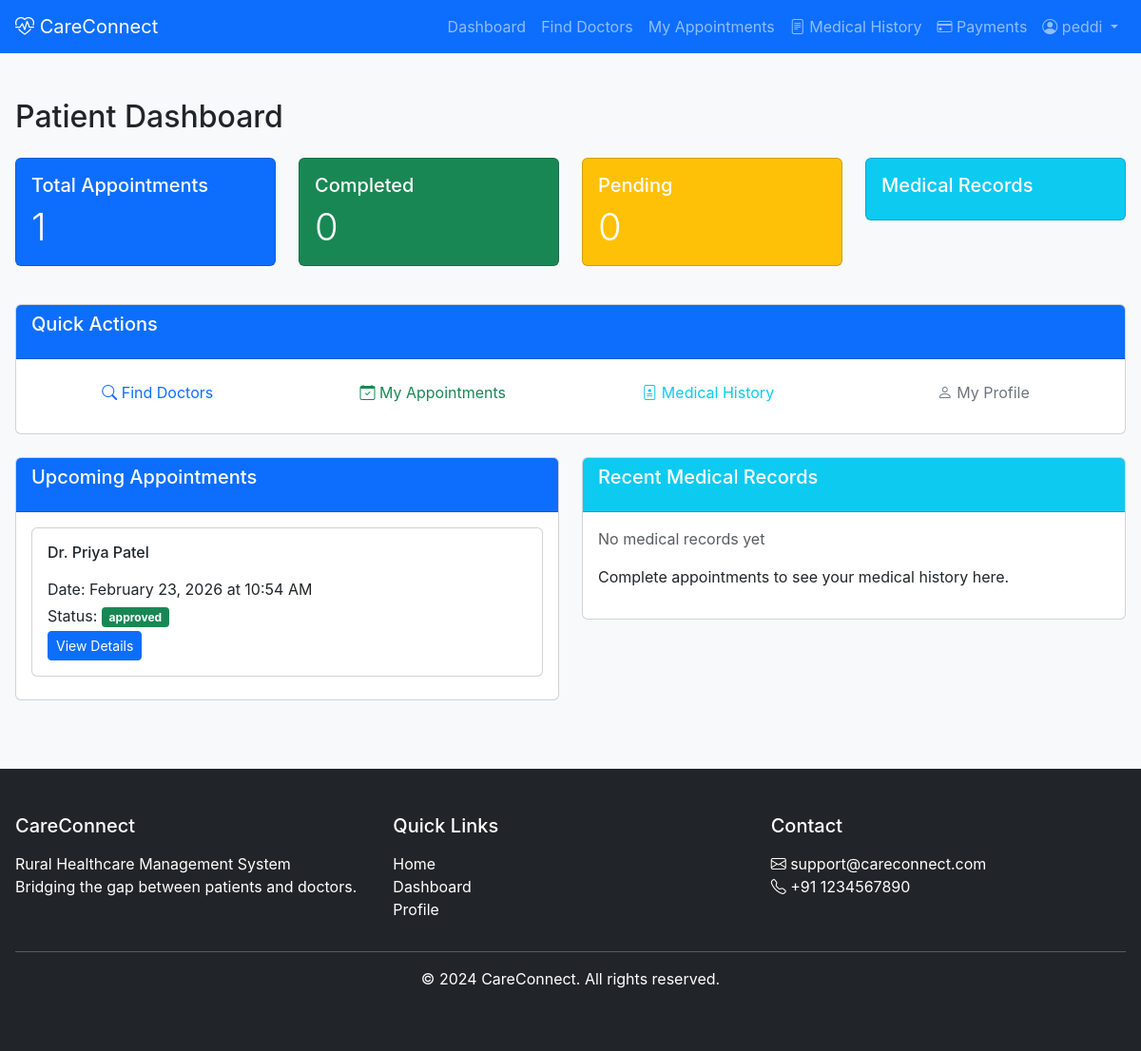
/patient/dashboard/ (signed in), run on the app's committed database.
### patient/models.py (models this page shows, shortened)
class Appointment(models.Model):
    STATUS_CHOICES = (
        ('pending', 'Pending'),
        ('approved', 'Approved'),
        ('rejected', 'Rejected'),
        ('completed', 'Completed'),
        ('cancelled', 'Cancelled'),
    )
    patient = models.ForeignKey(User, on_delete=models.CASCADE, related_name='patient_appointments')
    doctor = models.ForeignKey(Doctor, on_delete=models.CASCADE, related_name='doctor_appointments')
    appointment_date = models.DateField()
    appointment_time = models.TimeField()
    symptoms = models.TextField()
    status = models.CharField(max_length=10, choices=STATUS_CHOICES, default='pending')
    created_at = models.DateTimeField(auto_now_add=True)
    updated_at = models.DateTimeField(auto_now=True)
    class Meta:
        ordering = ['-appointment_date', '-appointment_time']

class Doctor(models.Model):
    user = models.OneToOneField(User, on_delete=models.CASCADE, related_name='doctor_profile')
    specialty = models.CharField(max_length=100)
    hospital = models.ForeignKey(Hospital, on_delete=models.SET_NULL, null=True)
    qualification = models.CharField(max_length=200)
    experience_years = models.IntegerField(default=0)
    consultation_fee = models.DecimalField(max_digits=10, decimal_places=2, default=0)
    is_verified = models.BooleanField(default=False)
    is_available = models.BooleanField(default=True)

### patient/views.py (the view)
# urls.py: path('dashboard/', views.dashboard, name='dashboard'),
@login_required
@patient_required
def dashboard(request):
    today = date.today()
    upcoming_appointments = Appointment.objects.filter(
        patient=request.user,
        appointment_date__gte=today,
        status__in=['pending', 'approved']
    ).order_by('appointment_date', 'appointment_time')[:5]
    past_appointments = Appointment.objects.filter(
        patient=request.user,
        status='completed'
    ).order_by('-appointment_date')[:5]
    total_appointments = Appointment.objects.filter(patient=request.user).count()
    completed_count = Appointment.objects.filter(
        patient=request.user,
        status='completed'
    ).count()
    pending_count = Appointment.objects.filter(
        patient=request.user,
        status='pending'
    ).count()
    cancelled_count = Appointment.objects.filter(
        patient=request.user,
        status='cancelled'
    ).count()
    context = {
        'upcoming_appointments': upcoming_appointments,
        'past_appointments': past_appointments,
        'total_appointments': total_appointments,
        'completed_appointments': completed_count,
        'pending_appointments': pending_count,
        'cancelled_appointments': cancelled_count,
    }
    return render(request, 'patient/dashboard.html', context)

### patient/templates/patient/dashboard.html (shortened to what this page needs)
{% extends 'base.html' %}
{% block content %}
<div class="container mt-4">
    <h2>Patient Dashboard</h2>
    <div class="row mt-4">
        <div class="col-md-3">
            <div class="card text-white bg-primary mb-3">
                <div class="card-body">
                    <h5 class="card-title">Total Appointments</h5>
                    <p class="card-text display-6">{{ total_appointments }}</p>
                </div>
            </div>
        </div>
        <div class="col-md-3">
            <div class="card text-white bg-success mb-3">
                <div class="card-body">
                    <h5 class="card-title">Completed</h5>
                    <p class="card-text display-6">{{ completed_appointments }}</p>
                </div>
            </div>
        </div>
        <div class="col-md-3">
            <div class="card text-white bg-warning mb-3">
                <div class="card-body">
                    <h5 class="card-title">Pending</h5>
                    <p class="card-text display-6">{{ pending_appointments }}</p>
                </div>
            </div>
        </div>
        <div class="col-md-3">
            <div class="card text-white bg-info mb-3">
                <div class="card-body">
                    <h5 class="card-title">Medical Records</h5>
                </div>
            </div>
        </div>
    </div>
    <div class="row mt-4 mb-4">
        <div class="col-md-12">
            <div class="card">
                <div class="card-header bg-primary text-white">
                    <h5>Quick Actions</h5>
                </div>
                <div class="card-body">
                    <div class="row">
                        <div class="col-md-3 mb-2">
                            <a href="{% url 'search_doctors' %}" class="btn btn-outline-primary w-100">
                                <i class="bi bi-search"></i> Find Doctors
                            </a>
                        </div>
                        <div class="col-md-3 mb-2">
                            <a href="{% url 'my_appointments' %}" class="btn btn-outline-success w-100">
                                <i class="bi bi-calendar-check"></i> My Appointments
                            </a>
                        </div>
                        <div class="col-md-3 mb-2">
                            <a href="{% url 'medical_history' %}" class="btn btn-outline-info w-100">
                                <i class="bi bi-file-medical"></i> Medical History
                            </a>
                        </div>
                        <div class="col-md-3 mb-2">
                            <a href="{% url 'profile' %}" class="btn btn-outline-secondary w-100">
                                <i class="bi bi-person"></i> My Profile
                            </a>
                        </div>
                    </div>
                </div>
            </div>
        </div>
    </div>
    <div class="row mt-4">
        <div class="col-md-6">
            <div class="card">
                <div class="card-header bg-primary text-white">
                    <h5>Upcoming Appointments</h5>
                </div>
                <div class="card-body">
                    {% if upcoming_appointments %}
                        {% for apt in upcoming_appointments %}
                            <div class="card mb-2">
                                <div class="card-body">
                                    <h6>Dr. {{ apt.doctor.user.get_full_name }}</h6>
                                    <p class="mb-1">Date: {{ apt.appointment_date|date:"F j, Y" }} at {{ apt.appointment_time|time:"g:i A" }}</p>
                                    <p class="mb-1">Status:
                                        <span class="badge bg-{% if apt.status == 'pending' %}warning{% elif apt.status == 'approved' %}success{% endif %}">
                                            {{ apt.status }}
                                        </span>
                                    </p>
                                    <a href="{% url 'my_appointments' %}" class="btn btn-sm btn-primary">View Details</a>
                                </div>
                            </div>
                        {% endfor %}
                    {% else %}
                        <p class="text-muted">No upcoming appointments</p>
                        <a href="{% url 'search_doctors' %}" class="btn btn-primary">Book Appointment</a>
                    {% endif %}
                </div>
            </div>
        </div>
        <div class="col-md-6">
            <div class="card">
                <div class="card-header bg-info text-white">
                    <h5>Recent Medical Records</h5>
                </div>
                <div class="card-body">
                    {% if recent_records %}
                        {% for record in recent_records %}
                            <div class="card mb-2">
                                <div class="card-body">
                                    <h6>Dr. {{ record.doctor.user.get_full_name }}</h6>
                                    <p class="mb-1">Date: {{ record.created_at|date:"F j, Y" }}</p>
                                    <p class="mb-1"><strong>Diagnosis:</strong> {{ record.diagnosis|truncatechars:50 }}</p>
                                    <a href="{% url 'medical_history' %}" class="btn btn-sm btn-info">View Full Record</a>
                                </div>
                            </div>
                        {% endfor %}
                        <div class="text-center mt-2">
                            <a href="{% url 'medical_history' %}" class="btn btn-outline-info">View All Medical Records</a>
                        </div>
                    {% else %}
                        <p class="text-muted">No medical records yet</p>
                        <p>Complete appointments to see your medical history here.</p>
                    {% endif %}
                </div>
            </div>
        </div>
    </div>
</div>
<link rel="stylesheet" href="https://cdn.jsdelivr.net/npm/bootstrap-icons@1.11.3/font/bootstrap-icons.min.css">
{% endblock %}

### templates/navbar.html (shortened to what this page needs)
<nav class="navbar navbar-expand-lg navbar-dark bg-primary">
    <div class="container">
        <a class="navbar-brand" href="{% url 'index' %}">
            <i class="bi bi-heart-pulse"></i> CareConnect
        </a>
        <div class="collapse navbar-collapse" id="navbarNav">
            <ul class="navbar-nav ms-auto">
                {% if user.is_authenticated %}
                    {% if user.profile.role == 'patient' %}
                        <li class="nav-item">
                            <a class="nav-link" href="{% url 'patient_dashboard' %}">Dashboard</a>
                        </li>
                        <li class="nav-item">
                            <a class="nav-link" href="{% url 'search_doctors' %}">Find Doctors</a>
                        </li>
                        <li class="nav-item">
                            <a class="nav-link" href="{% url 'my_appointments' %}">My Appointments</a>
                        </li>
                        <li class="nav-item">
                            <a class="nav-link" href="{% url 'medical_history' %}">
                                <i class="bi bi-file-text"></i> Medical History
                            </a>
                        </li>
                        <li class="nav-item">
                            <a class="nav-link" href="{% url 'payment_history' %}">
                                <i class="bi bi-credit-card"></i> Payments
                            </a>
                        </li>
                    {% endif %}
                    <li class="nav-item dropdown">
                        <a class="nav-link dropdown-toggle" href="#" id="navbarDropdown" role="button" data-bs-toggle="dropdown">
                            <i class="bi bi-person-circle"></i> {{ user.username }}
                        </a>
                    </li>
                {% endif %}
            </ul>
        </div>
    </div>
</nav>

### static/css/style.css (style rules this page uses)
:root { --primary-color: #0d6efd; --primary-dark: #0b5ed7; --secondary-color: #6c757d; --success-color: #198754; --success-dark: #157347; --danger-color: #dc3545; --danger-dark: #bb2d3b; --warning-color: #ffc107; --warning-dark: #ffca2c; --info-color: #0dcaf0; --info-dark: #31d2f2; --light-color: #f8f9fa; --dark-color: #212529; --white: #ffffff; --gray-100: #f8f9fa; --gray-200: #e9ecef; --gray-300: #dee2e6; --gray-400: #ced4da; --gray-500: #adb5bd; --gray-600: #6c757d; --gray-700: #495057; --gray-800: #343a40; --gray-900: #212529; --spacing-1: 0.25rem; --spacing-2: 0.5rem; --spacing-3: 1rem; --spacing-4: 1.5rem; --spacing-5: 3rem; --border-radius-sm: 0.25rem; --border-radius: 0.375rem; --border-radius-lg: 0.5rem; --border-radius-xl: 1rem; --shadow-sm: 0 1px 2px rgba(0,0,0,0.05); --shadow: 0 4px 6px rgba(0,0,0,0.1); --shadow-lg: 0 10px 15px rgba(0,0,0,0.1); --shadow-xl: 0 20px 25px rgba(0,0,0,0.1); }
* { margin: 0; padding: 0; box-sizing: border-box; }
body { font-family: -apple-system, BlinkMacSystemFont, 'Segoe UI', Roboto, 'Helvetica Neue', Arial, sans-serif; font-size: 1rem; font-weight: 400; line-height: 1.5; color: var(--gray-900); background-color: var(--gray-100); min-height: 100vh; display: flex; flex-direction: column; }
.container { width: 100%; max-width: 1200px; margin: 0 auto; padding: 0 var(--spacing-3); }
h1, h2, h3, h4, h5, h6 { margin-bottom: var(--spacing-3); font-weight: 500; line-height: 1.2; }
h2 { font-size: 2rem; }
h5 { font-size: 1.25rem; }
h6 { font-size: 1rem; }
.badge { display: inline-block; padding: 0.35em 0.65em; font-size: 0.75em; font-weight: 700; line-height: 1; text-align: center; white-space: nowrap; vertical-align: baseline; border-radius: var(--border-radius-sm); color: var(--white); }
.btn { display: inline-block; font-weight: 400; line-height: 1.5; text-align: center; text-decoration: none; vertical-align: middle; cursor: pointer; user-select: none; padding: 0.375rem 0.75rem; font-size: 1rem; border-radius: var(--border-radius); border: 1px solid transparent; transition: all 0.15s ease-in-out; }
.btn-primary { background-color: var(--primary-color); border-color: var(--primary-color); color: var(--white); }
.btn-sm { padding: 0.25rem 0.5rem; font-size: 0.875rem; border-radius: var(--border-radius-sm); }
.mt-4 { margin-top: var(--spacing-4); }
.mb-1 { margin-bottom: var(--spacing-1); }
.mb-2 { margin-bottom: var(--spacing-2); }
.mb-3 { margin-bottom: var(--spacing-3); }
.mb-4 { margin-bottom: var(--spacing-4); }

### data on the page
Appointment: doctor.user.get_full_name "Priya Patel", appointment_date "February 23, 2026", appointment_time "10:54 AM", status "approved"

### other printed values
{{ user.username }} "peddi"
{{ total_appointments }} "1"
{{ completed_appointments }} "0"
{{ pending_appointments }} "0"
